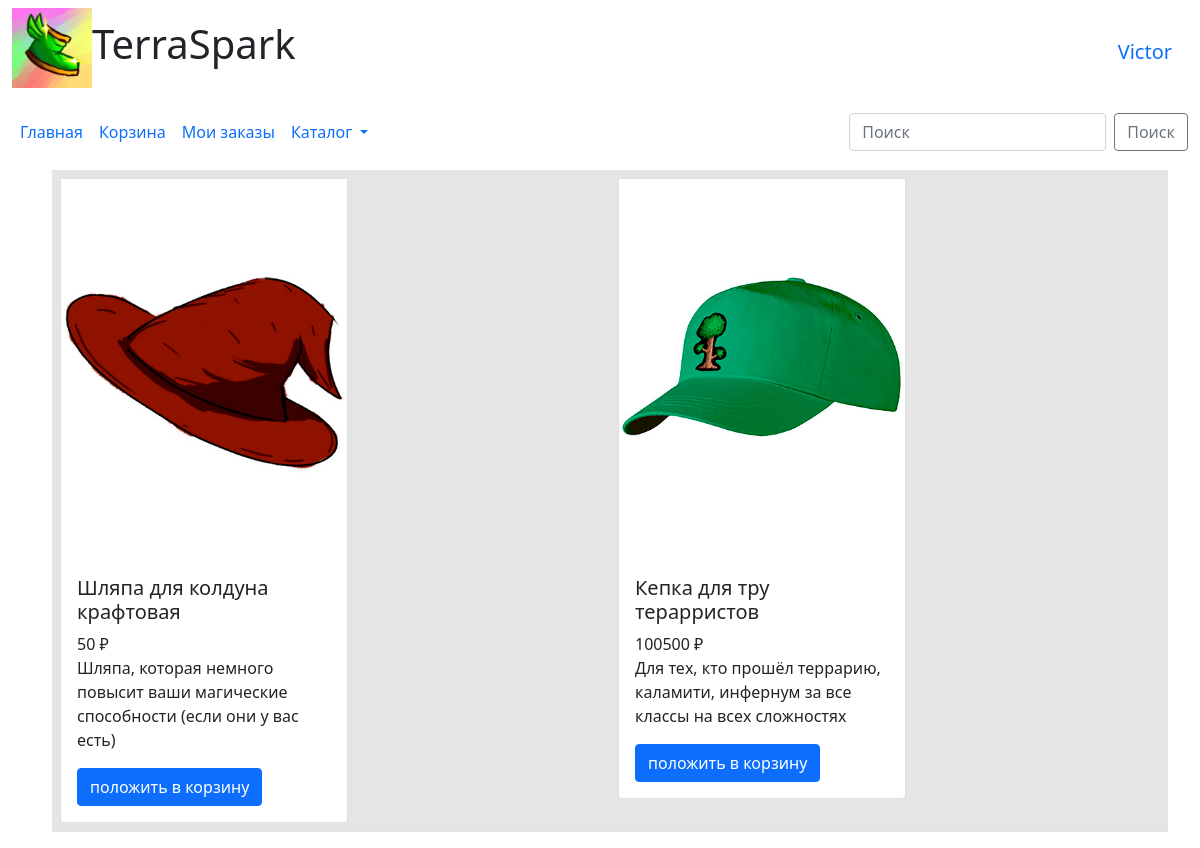
Page /catalog_hat (signed in) on the committed database.
### data/users.py (models this page shows, shortened)
class User(SqlAlchemyBase, UserMixin, SerializerMixin):
    __tablename__ = 'users'
    id = sqlalchemy.Column(sqlalchemy.Integer,
                           primary_key=True, autoincrement=True)
    surname = sqlalchemy.Column(sqlalchemy.String, nullable=True)
    name = sqlalchemy.Column(sqlalchemy.String, nullable=True)
    email = sqlalchemy.Column(sqlalchemy.String,
                              index=True, unique=True, nullable=True)
    hashed_password = sqlalchemy.Column(sqlalchemy.String, nullable=True)
    total = sqlalchemy.Column(sqlalchemy.Integer, nullable=True, default=0)

### data/jobs.py (models this page shows)
class Jobs(SqlAlchemyBase, SerializerMixin):
    __tablename__ = 'jobs'
    id = sqlalchemy.Column(sqlalchemy.Integer,
                           primary_key=True, autoincrement=True)
    name = sqlalchemy.Column(sqlalchemy.Integer,
                             nullable=True)
    price = sqlalchemy.Column(sqlalchemy.Integer, nullable=True)
    desc = sqlalchemy.Column(sqlalchemy.String, nullable=True)
    img = sqlalchemy.Column(sqlalchemy.String, nullable=True)
    type = sqlalchemy.Column(sqlalchemy.String, nullable=True)

### main.py (the view)
@app.route('/catalog_hat')
def catalog_hat():
    db_sess = db_session.create_session()
    context = {}
    q = request.args.get('q')
    if q:
        context["jobs"] = db_sess.query(Jobs).filter(
            Jobs.name.contains(q) | Jobs.desc.contains(q) | Jobs.type.contains(q))
    else:
        context["jobs"] = db_sess.query(Jobs).filter(Jobs.type == 'головные уборы')
    return render_template('catalog.html', **context)

### data/db_session.py (called while the page is built)
def create_session() -> Session:
    global __factory
    return __factory()

### main.py (called while the page is built)
@login_manager.user_loader
def load_user(user_id):
    db_sess = db_session.create_session()
    return db_sess.query(User).get(user_id)

### templates/catalog.html (shortened to what this page needs)
{% extends "base.html" %}
{% block content %}
<link rel="stylesheet" href="static/css/table.css">
<table class="table">
    <tr class="table-active">
{% for t in jobs %}
                    <td>
<div class="card" style="width: 18rem;">
  <img src= "/static/img/{{t.img}}"/>
  <div class="card-body">
    <h5 class="card-title">{{t.name}}</h5>
    <p class="card-text">{{t.price}} ₽<br>
    {{t.desc}}</p>
      {% if current_user.is_authenticated %}
    <a href="/add/{{current_user.email}}/{{t.id}}/{{t.name}}/{{t.price}}/{{t.img}}" class="btn btn-primary">положить в корзину</a>
      {% endif %}
  </div>
</div>
</td>
        {% endfor %}
    </tr>
        </table>
{% endblock %}

### templates/base.html (shortened to what this page needs)
<!doctype html>
<html lang="en">
    <head>
        <link rel="stylesheet"
              href="https://cdn.jsdelivr.net/npm/bootstrap@5.0.0-beta1/dist/css/bootstrap.min.css"
>
    </head>
    <body>
        <header>
            <nav class="navbar navbar-expand-lg bg-body-tertiary">
  <div class="container-fluid">
      <h1><img src="/static/img/logo.jpg" width="80" height="80" alt="logo">TerraSpark</h1>
                {% if current_user.is_authenticated %}
    <a class="navbar-brand" href="/logout">{{ current_user.name }}</a>
{% else %}
    <p>
        <a class="btn btn-outline-primary" href="/register">Зарегистрироваться</a>
        <a class="btn btn-success" href="/login">Войти</a>
    </p>
{% endif %}
  </div>
</nav>
            <nav class="navbar navbar-expand-lg bg-body-tertiary">
  <div class="container-fluid">
    <div class="collapse navbar-collapse" id="navbarSupportedContent">
      <ul class="navbar-nav me-auto mb-2 mb-lg-0">
        <li class="nav-item">
          <a class="nav-link active" aria-current="page" href="/">Главная</a>
        </li>
        <li class="nav-item">
            {% if current_user.is_authenticated %}
    <a class="nav-link" href="/cart/{{current_user.email}}">Корзина</a>
        {% else %}
          <a class="nav-link" href="/login">Корзина</a>
            {% endif %}
        </li>
          <li class="nav-item">
            {% if current_user.is_authenticated %}
    <a class="nav-link" href="/orders/{{current_user.email}}">Мои заказы</a>
        {% else %}
          <a class="nav-link" href="/login">Мои заказы</a>
            {% endif %}
        </li>
        <li class="nav-item dropdown">
          <a class="nav-link dropdown-toggle" href="#" role="button" data-bs-toggle="dropdown" aria-expanded="false">
            Каталог
          </a>
        </li>
      </ul>
      <form class="d-flex" role="search">
        <input class="form-control me-2" type="search" placeholder="Поиск" aria-label="Поиск" name="q">
        <button class="btn btn-outline-secondary" type="submit">Поиск</button>
      </form>
    </div>
  </div>
</nav>
        </header>
        <main role="main" class="container">
            {% block content %}{% endblock %}
        </main>
    </body>
</html>

### static/css/table.css (style rules this page uses)
table { margin: 10px }

### rows in the picture
User: name "Victor"
Jobs: img (picture), name "Шляпа для колдуна крафтовая", price "50", desc "Шляпа, которая немного повысит ваши магические способности (если они у вас есть)"
Jobs: img (picture), name "Кепка для тру терарристов", price "100500", desc "Для тех, кто прошёл террарию, каламити, инфернум за все классы на всех сложностях"
